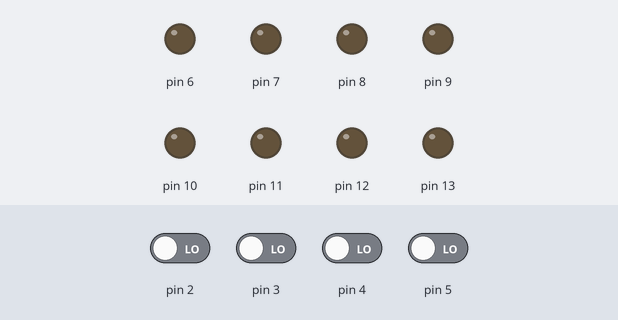
Bench run of a sketch on a simulated Arduino Uno, built with avr-gcc and run on an emulated ATmega328P. On the bench: output pins drawn as LEDs (lit = HIGH). The test bench sets the inputs (shaded band); at power-on: pin 2–5 LOW. At 6.4 s the program stops and its outputs stay as they are.

Above: at 1.2 s.
1.3 s: pin 2 driven HIGH
At 2.2 s:
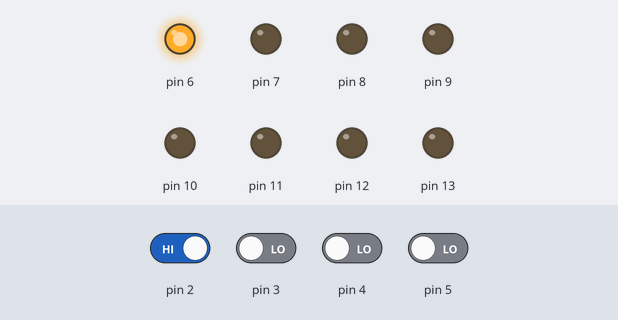
2.9 s: pin 3 driven HIGH
At 3.5 s:
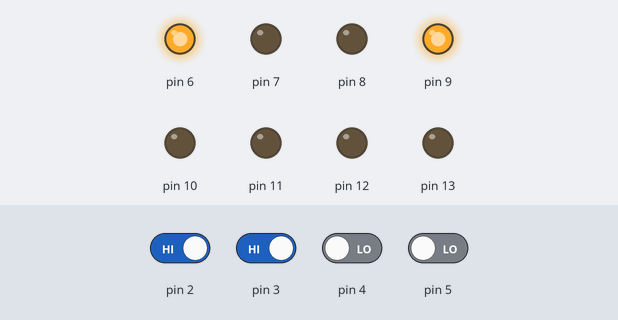
4.5 s: pin 4 driven HIGH
At 5.8 s:
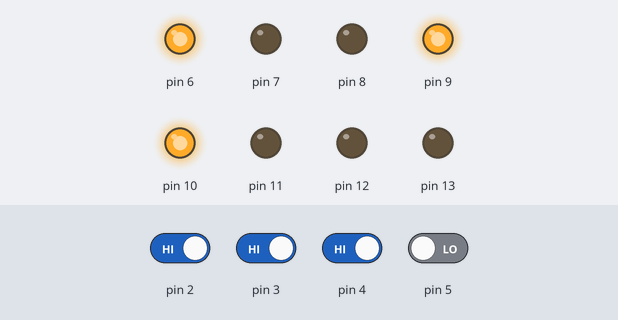
6.1 s: pin 5 driven HIGH
At 7.1 s:
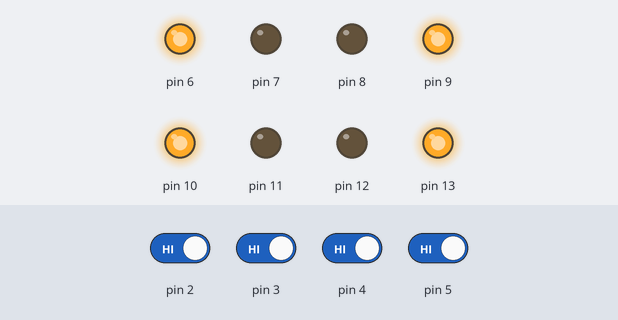
Timing chart, 0 to 7.9 s (numbered marks = the images above; inputs shaded):
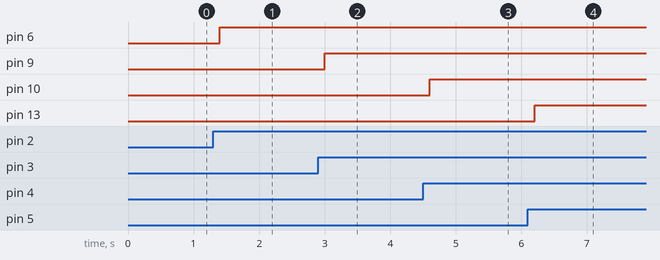

The sketch:

twoXtwoGrid.ino
```cpp
/*the user input
for a 2x2 grid*/


bool switchedState1;
bool switchedState2;
bool switchedState3;
bool switchedState4;

bool led1 = false;
bool led2 = false;
bool led3 = false;
bool led4 = false;

bool change = false;

bool change1 = false;
bool change2 = false;
bool change3 = false;
bool change4 = false;

bool gameActive = true;
bool playerRed = true;

void setup() {
  pinMode(2, INPUT);
  pinMode(3, INPUT);
  pinMode(4, INPUT);
  pinMode(5, INPUT);

  for(int pinNumber = 6; pinNumber < 14; pinNumber++) {
    pinMode(pinNumber, OUTPUT);
    digitalWrite(pinNumber, LOW);
  }
}

void loop() {
  while(gameActive == true) {

    change = false;

    if( change == false ) {
      switchedState1 = led1 or (digitalRead(2) == HIGH);
      change1 = (switchedState1 != led1);
      change = change1;
    }

    if( change == false ) {
      switchedState2 = led2 or (digitalRead(3) == HIGH);
      change2 = (switchedState2 != led2);
      change = change2;
    }

    if( change == false ) {
      switchedState3 = led3 or (digitalRead(4) == HIGH);
      change3 = (switchedState3 != led3);
      change = change3;
    }

    if( change == false ) {
      switchedState4 = led4 or (digitalRead(5) == HIGH);
      change4 = (switchedState4 != led4);
      change = change4;
    }

   if( change == true ) {

    if( change1 == true ) {
        led1 = true;
        if( playerRed == true ) {
          digitalWrite(6, HIGH);
        } else {
          digitalWrite(7, HIGH);
        }
    }
    if( change2 == true ) {
        led2 = true;
        if( playerRed == true ) {
          digitalWrite(8, HIGH);
        } else {
          digitalWrite(9, HIGH);
        }
    }
    if( change3 == true ) {
        led3 = true;
        if( playerRed == true ) {
          digitalWrite(10, HIGH);
        } else {
          digitalWrite(11, HIGH);
        }
    }
    if( change4 == true ) {
        led4 = true;
        if( playerRed == true ) {
          digitalWrite(12, HIGH);
        } else {
          digitalWrite(13, HIGH);
        }
    }

    if( led1 and led2 and led3 and led4 ) {
      gameActive == false;
    }

    playerRed = !playerRed;

   } else {
    delay(200);
   }
  }

}
```

Measured:
- after the input at 1.3 s, pin 6: LOW → HIGH after 0.10 s
- after the input at 2.9 s, pin 9: LOW → HIGH after 0.10 s
- after the input at 4.5 s, pin 10: LOW → HIGH after 0.10 s
- after the input at 6.1 s, pin 13: LOW → HIGH after 0.10 s
